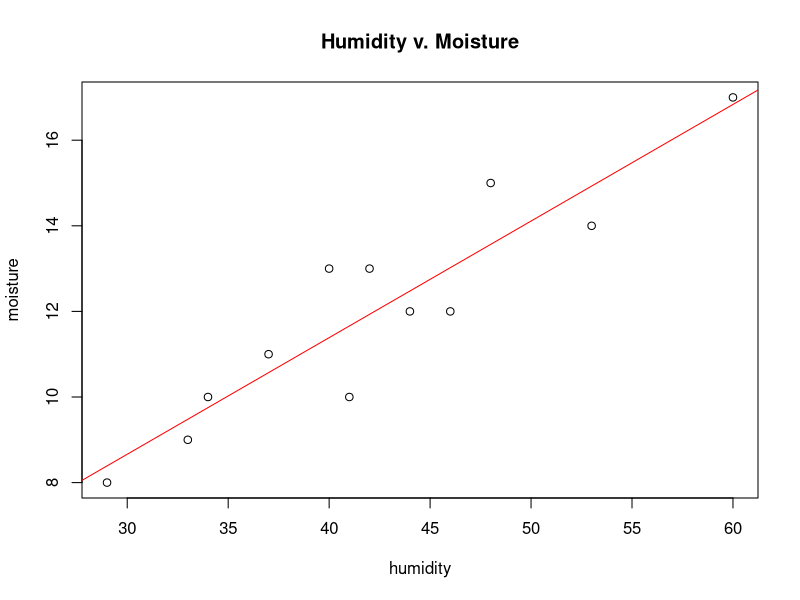
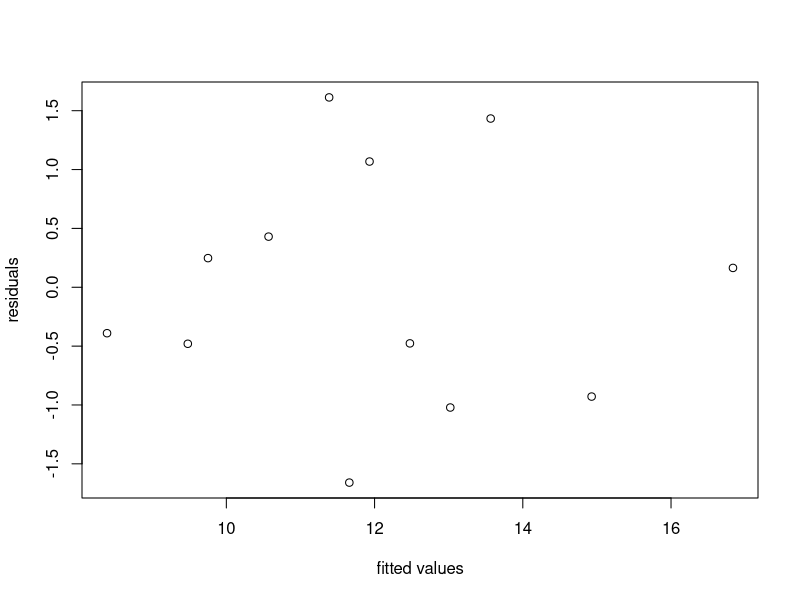
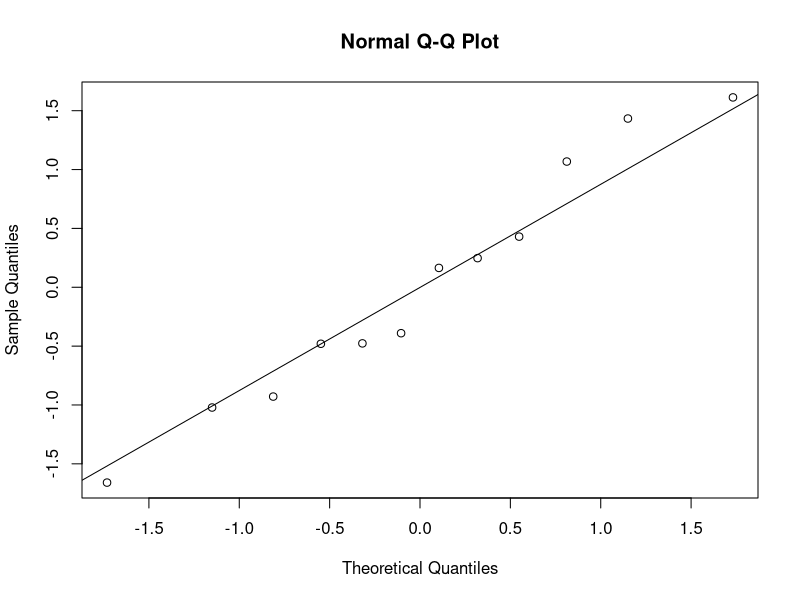

These charts were generated, in order, by the following R code:
#Q-11: Correlation and Regression

#data: humidity = x axis/moisture = y-axis
humid <- c(46, 53, 37, 42, 34, 29, 60, 44, 41, 48, 33, 40)
moist <- c(12, 14, 11, 13, 10, 8, 17, 12, 10, 15, 9, 13)
#data frame
data <- data.frame(humid, moist)
#scatterplot (check for linearity)
plot(data$humid, data$moist, main="Humidity v. Moisture", xlab="humidity", ylab="moisture")
#adding least squares regression line
#"lm" creates linear model object for regression analysis
regression <- lm(moist ~ humid, data = data)
#plots regression line on scatterplot
abline(regression, col="red")
#"cor" calculates the correlation coefficient
cor(humid, moist)
summary(regression)
#homoscedasticity residuals check
plot(regression$fitted.values, regression$residuals, xlab = "fitted values", ylab = "residuals")
#normal probability plot of residuals to check for normality
qqnorm(regression$residuals)
qqline(regression$residuals)
